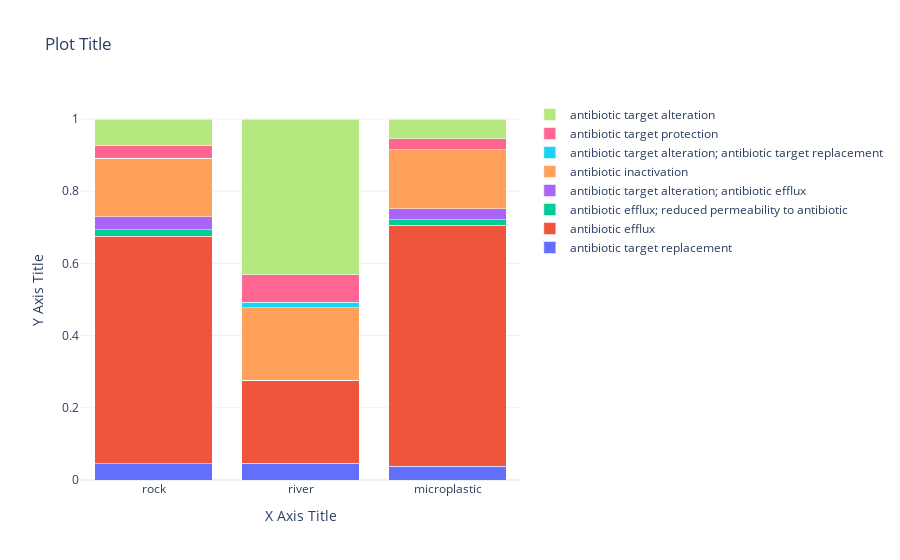

Notebook cell for this chart:
### Code cell
df_out = data_prep(input_df = df1, index = "Resistance Mechanism")

fig = go.Figure()

for index, row in df_out.iterrows():
    fig.add_trace(go.Bar(x = row.index, y = row.values, name = row.name))

fig.update_layout(barmode='stack')
    
#fig.update_layout(legend= dict(yanchor="top", orientation="h",))
fig.update_layout(legend= dict(yanchor="top", orientation="h",))

fig.update_layout(template = "plotly_white",
                  #showlegend=False, 
                  title="Plot Title", 
                  xaxis_title="X Axis Title", 
                  yaxis_title="Y Axis Title",)

fig.show()
#fig.write_image("stacked_barplot.png", width = 800, height = 1500)

### Figure 1 — Plotly figure (JSON) as saved in the notebook; plotly's stock layout.template omitted (floating-point values rounded to 4 significant figures)
{"data": [{"name": "antibiotic target replacement", "type": "bar", "x": ["rock", "river", "microplastic"], "y": [0.04505, 0.04615, 0.03876]}, {"name": "antibiotic efflux", "type": "bar", "x": ["rock", "river", "microplastic"], "y": [0.6306, 0.2308, 0.6667]}, {"name": "antibiotic efflux; reduced permeability to antibiotic", "type": "bar", "x": ["rock", "river", "microplastic"], "y": [0.01802, 0, 0.0155]}, {"name": "antibiotic target alteration; antibiotic efflux", "type": "bar", "x": ["rock", "river", "microplastic"], "y": [0.03604, 0, 0.03101]}, {"name": "antibiotic inactivation", "type": "bar", "x": ["rock", "river", "microplastic"], "y": [0.1622, 0.2, 0.1628]}, {"name": "antibiotic target alteration; antibiotic target replacement", "type": "bar", "x": ["rock", "river", "microplastic"], "y": [0, 0.01538, 0]}, {"name": "antibiotic target protection", "type": "bar", "x": ["rock", "river", "microplastic"], "y": [0.03604, 0.07692, 0.03101]}, {"name": "antibiotic target alteration", "type": "bar", "x": ["rock", "river", "microplastic"], "y": [0.07207, 0.4308, 0.05426]}], "layout": {"autosize": true, "barmode": "stack", "title": {"text": "Plot Title"}, "xaxis": {"autorange": true, "range": [-0.5, 2.5], "title": {"text": "X Axis Title"}, "type": "category"}, "yaxis": {"autorange": true, "range": [0, 1.053], "title": {"text": "Y Axis Title"}, "type": "linear"}}}
